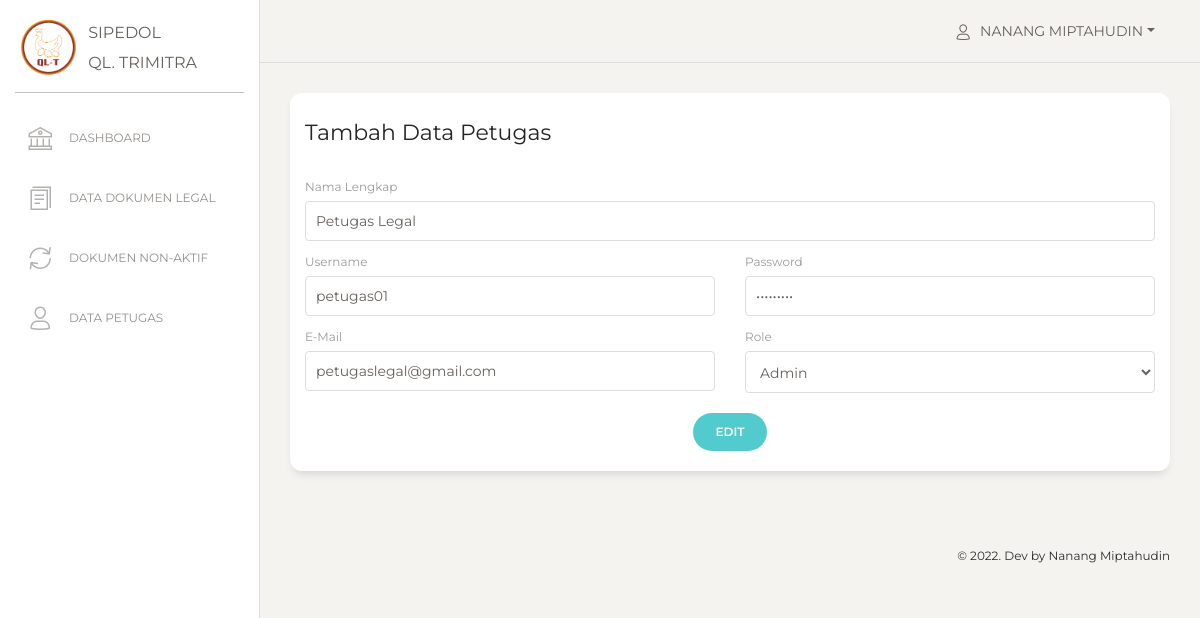
Screenshot of /view_user/user_edit.php?id=2 (signed in) with the database file from the repository.
### tables this page shows
CREATE TABLE `users` (
  `id` int(11) NOT NULL,
  `nama` varchar(255) NOT NULL,
  `email` varchar(255) NOT NULL,
  `username` varchar(255) NOT NULL,
  `password` varchar(255) NOT NULL,
  `role_id` int(11) NOT NULL,
  `date_created` date NOT NULL,
  `is_active` int(11) NOT NULL
);

### functions.php (called while the page is built, shortened)
<?php
$conn = mysqli_connect("localhost", "root", "", "db_sipedol");
function query($query)
{
    global $conn;
    $result = mysqli_query($conn, $query);
    $rows = [];
    while ($row = mysqli_fetch_assoc($result)) {
        $rows[] = $row;
    }
    return $rows;
}

### view_user/user_edit.php (the view, shortened to what this page needs)
<?php
include "../view_template/header.php";
include "../view_template/sidebar.php";
include "../view_template/topbar.php";
$id = $_GET["id"];
$user = query("SELECT * FROM users WHERE id = $id")[0];
?>
<div class="content">
    <div class="row">
        <div class="col-md-12">
            <div class="card ">
                <div class="card-header ">
                    <h5 class="card-title">Tambah Data Petugas</h5>
                </div>
                <div class="card-body ">
                    <form action="" method="POST">
                        <div class="row">
                            <div class="col-md-12">
                                <div class="form-group">
                                    <label>Nama Lengkap</label>
                                    <input type="text" class="form-control" placeholder="Nama Lengkap" name="nama" value="<?= $user["nama"]; ?>">
                                </div>
                            </div>
                        </div>
                        <div class="row">
                            <div class="col-md-6">
                                <div class="form-group">
                                    <label>Username</label>
                                    <input type="text" class="form-control" placeholder="Username" name="username" value="<?= $user["username"]; ?>">
                                </div>
                            </div>
                            <div class="col-md-6">
                                <div class="form-group">
                                    <label>Password</label>
                                    <input type="password" class="form-control" placeholder="password" name="password" value="<?= $user["password"]; ?>">
                                </div>
                            </div>
                        </div>
                        <div class="row">
                            <div class="col-md-6">
                                <div class="form-group">
                                    <label>E-Mail</label>
                                    <input type="email" class="form-control" placeholder="E-Mail" name="email" value="<?= $user["email"]; ?>">
                                </div>
                            </div>
                            <div class="col-md-6">
                                <div class="form-group">
                                    <label>Role</label>
                                    <select class="form-control" name="role">
                                        <option value="<?= $user["role_id"]; ?>">
                                            <?php
                                            if ($user["role_id"] = 1) {
                                                echo "Admin";
                                            } else {
                                                echo "Petugas";
                                            }
                                            ?>
                                        </option>
                                    </select>
                                </div>
                            </div>
                        </div>
                        <div class="row">
                            <div class="update ml-auto mr-auto">
                                <button type="submit" class="btn btn-primary btn-round" name="user_edit">Edit</button>
                            </div>
                        </div>
                    </form>
                </div>
            </div>
        </div>
    </div>
</div>
<?php
include "../view_template/footer.php";
?>

### view_template/topbar.php (shortened to what this page needs)
<nav class="navbar navbar-expand-lg navbar-absolute fixed-top navbar-transparent">
    <div class="container-fluid">
        <div class="navbar-wrapper">
            <a class="navbar-brand" href="javascript:;">Dashboard</a>
        </div>
        <div class="collapse navbar-collapse justify-content-end" id="navigation">
            <ul class="navbar-nav">
                <li class="nav-item btn-rotate dropdown">
                    <a class="nav-link dropdown-toggle" href="#" id="navbarDropdownMenuLink" data-toggle="dropdown" aria-haspopup="true" aria-expanded="false">
                        <i class="nc-icon nc-single-02"></i>
                        <p>
                            <span class="d-md-block"><?= $user["nama"]; ?></span>
                        </p>
                    </a>
                </li>
            </ul>
        </div>
    </div>
</nav>
<div class="wrapper ">
    <div class="main-panel">

### rows the page displays
users: nama "NANANG MIPTAHUDIN"
users: nama "Petugas Legal", username "petugas01", email "petugaslegal@gmail.com"
